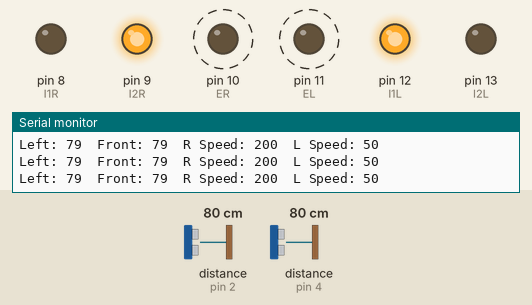
This sketch was run on a simulated Arduino Uno, built with avr-gcc and run on an emulated ATmega328P. Parts: output pins drawn as LEDs (lit = HIGH), the last lines printed to the serial monitor. Wiring (inferred from the names in the program): 2 × ultrasonic range finder: trigger pin 3, echo pin 2 / trigger pin 5, echo pin 4. Dashed ring = blinking. Inputs (shaded band) come from the test bench; at power-on: distance to the obstacle (sensors on pin 2, pin 4) 80 cm. The echo pulse lasts 58.3 µs per cm; pins used as bus, display or sensor lines are not drawn.

Above: at 0.97 s.
1.3 s: distance to the obstacle (sensor on pin 2) set to 120 cm
At 1.89 s:
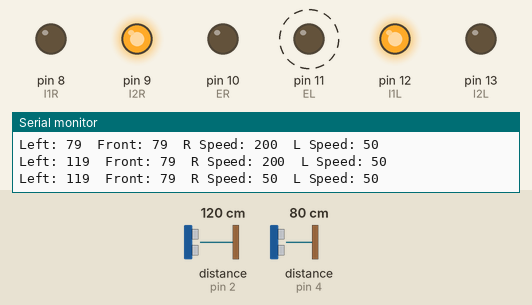
4.3 s: distance to the obstacle (sensor on pin 2) set to 4 cm
7.3 s: distance to the obstacle (sensor on pin 2) set to 23 cm
10.3 s: distance to the obstacle (sensor on pin 4) set to 55 cm
13.3 s: distance to the obstacle (sensor on pin 4) set to 46 cm
At 14.4 s:
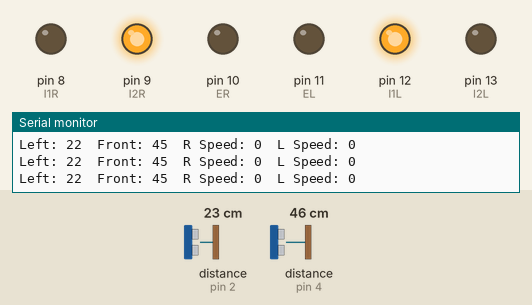
14.8 s: distance to the obstacle (sensor on pin 4) set to 60 cm
At 16.1 s:
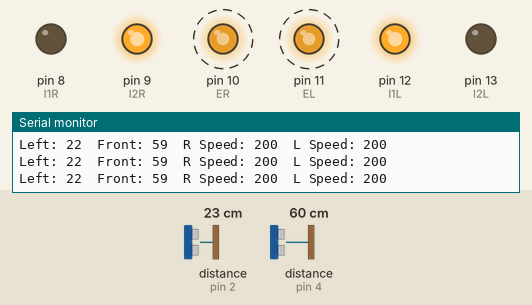
Timing chart, 0 to 18.8 s (numbered marks = the images above; inputs shaded):
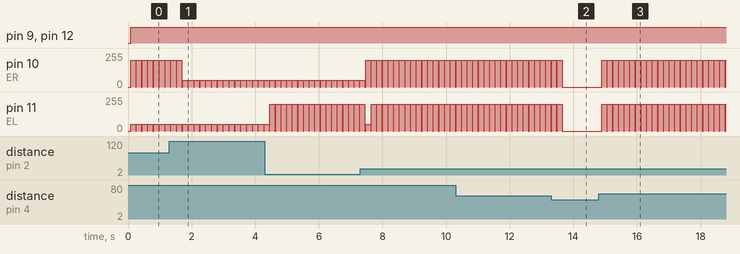

Measured:
- the behaviour switches between 51 and 50 cm on distance to the obstacle (sensor on pin 4) (found by bisection; images 1 and 2)
- after the input at 13.3 s, pin 10 (ER), pin 11 (EL): goes on until 13.6 s, then stays 0/255
- after the input at 14.8 s, pin 10 (ER), pin 11 (EL): alternates 200/255 for 0.16 s and 0/255 for 0.02 s, starting after 0.10 s
- by itself, pin 10 (ER), pin 11 (EL): alternates 200/255 for 0.16 s and 0/255 for 0.02 s

The sketch:

bang_bang.ino
```cpp
#define ER 10  // Enable Pin for right motor
#define EL 11  // Enable Pin for left motor

#define I1R 8  // Control pin 1 for motor 1
#define I2R 9  // Control pin 2 for motor 1
#define I1L 12  // Control pin 1 for motor 2
#define I2L 13  // Control pin 2 for motor 2

// Define echo and trigger pins for sensors

//Left Sensor
#define echoPinL 2
#define trigPinL 3

//Front Sensor
#define echoPinF 4
#define trigPinF 5

long last_distanceL, last_distanceF, last_distanceR;

int dist_min = 20;
int dist_max = 25;
int corner_threshold = 100;
int front_threshold = 50;

int vel_low = 50;
int vel_high = 200;
int VR, VL;

void setup() {

    Serial.begin(9600);

    pinMode(ER, OUTPUT);
    pinMode(EL, OUTPUT);

    pinMode(I1R, OUTPUT);
    pinMode(I2R, OUTPUT);
    pinMode(I1L, OUTPUT);
    pinMode(I2L, OUTPUT);

    pinMode(trigPinL, OUTPUT);
    pinMode(trigPinF, OUTPUT);

    pinMode(echoPinL, INPUT);
    pinMode(echoPinF, INPUT);
}

void loop() {

    //Get distances from each sensor
    long distanceL = getDistance(trigPinL, echoPinL);
    long distanceF = getDistance(trigPinF, echoPinF);
    delay(50);

    digitalWrite(ER, LOW);
    digitalWrite(EL, LOW);
    delay(20);

    if ((distanceF < front_threshold) && (last_distanceF < front_threshold)){
      VR = 0;
      VL = 0;
    }
    else{

      //Turn left
      if ((distanceL > corner_threshold) && (last_distanceL > corner_threshold)){
        VR = vel_low;
        VL = vel_low;
      }

      //Go towards middle
      else if(distanceL < dist_min){
        VR = vel_low;
        VL = vel_high;
      }
      else if (distanceL > dist_max){
        VR = vel_high;
        VL = vel_low;
      }

      //Within wanted range from wall
      else {

        //If distance is changing correct it
        if(last_distanceL > distanceL){
          VR = vel_low;
          VL = vel_high;
        }
        else if (last_distanceL < distanceL){
          VR = vel_high;
          VL = vel_low;
        }

        //Continue straight
        else {
          VR = vel_high;
          VL = vel_high;
        }
      }
    }

    //Set speeds of motors
    analogWrite(ER, VR);
    analogWrite(EL, VL);

    //low high high low makes motors go forward
    digitalWrite(I1R, LOW);
    digitalWrite(I2R, HIGH);
    digitalWrite(I1L, HIGH);
    digitalWrite(I2L, LOW);

    //Print readings
    Serial.print("Left: ");
    Serial.print(distanceL);
    Serial.print("\tFront: ");
    Serial.print(distanceF);
    Serial.print("\tR Speed: ");
    Serial.print(VR);
    Serial.print("\tL Speed: ");
    Serial.print(VL);
    Serial.println("");

    last_distanceL = distanceL;
    last_distanceF = distanceF;

    delay(100);
}

long getDistance (int trigPin, int echoPin){

    //The following trigPin/echoPin cycle is used to determine the distance of the nearest object by bouncing soundwaves off of it.
    digitalWrite(trigPin, LOW);
    delayMicroseconds(2);
    digitalWrite(trigPin, HIGH);
    delayMicroseconds(10);
    digitalWrite(trigPin, LOW);
    long duration = pulseIn(echoPin, HIGH);

    //Calculate the distance (in cm) based on the speed of sound.
    long distance = duration/58.2;

    return distance;
}
```
